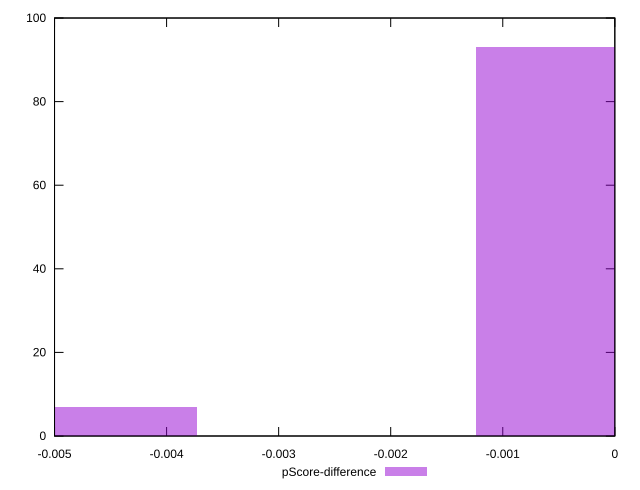

gnuplot code for this plot:
reset

$pScoreDifference <<EOF
0 93
-0.004966720924614636 7
EOF

set key outside below
set boxwidth 0.002483360462307318
set xrange [-0.0050000000000000044:0]
set yrange [0:100]
set trange [0:100]
set style fill transparent solid 0.5 noborder
set terminal svg size 640, 490 enhanced background rgb 'white'
set output "reports/report_00033_2021-03-01T14-23-16.841Z/unminified-javascript/samples/astro-inner/pScore-difference/histogram.svg"

plot $pScoreDifference title "pScore-difference" with boxes

reset
